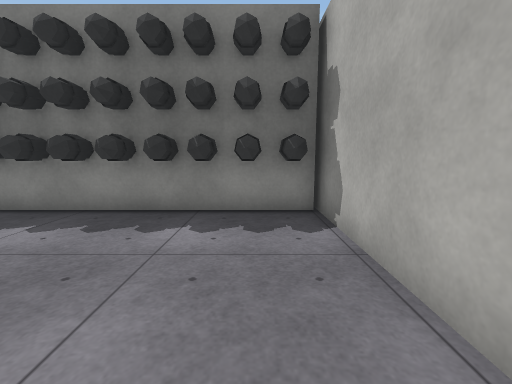
View 1 (above)

13 first-person views from a walk through a 3-D level made in the Unity game engine. The camera is 1.2 m above the floor, tilts 8° down and sees 90° across. The floor is counted in squares, 1 m on a side. Each view is taken from the middle of a square. On the plan, view 1 faces up. The plan holds only what a view shows up to about 12 squares ahead; the rest is blank. The player character is not drawn. Some animated figures are not drawn. Door leaves are left out, so doorways stand open. Surface patterns are stand-ins for the level's own textures.

View 2
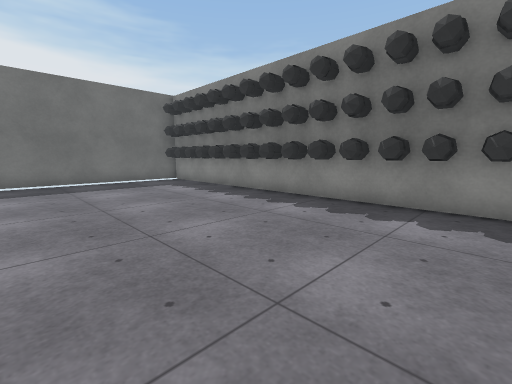

View 3
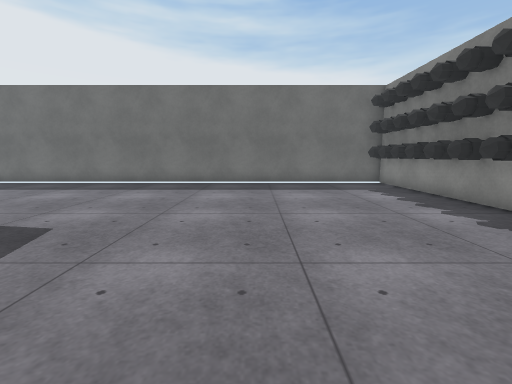

View 4
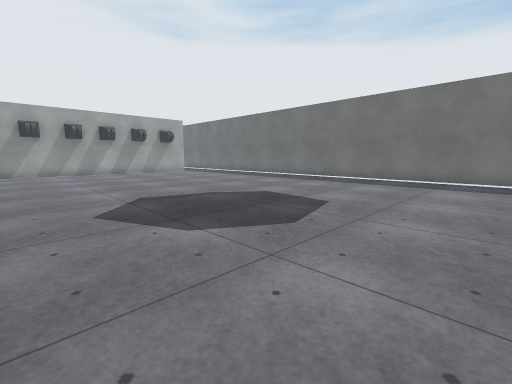

View 5
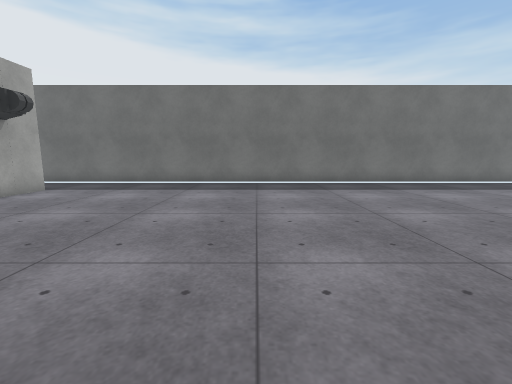

View 6
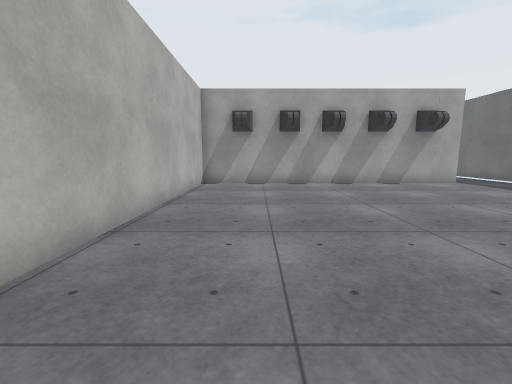

View 7
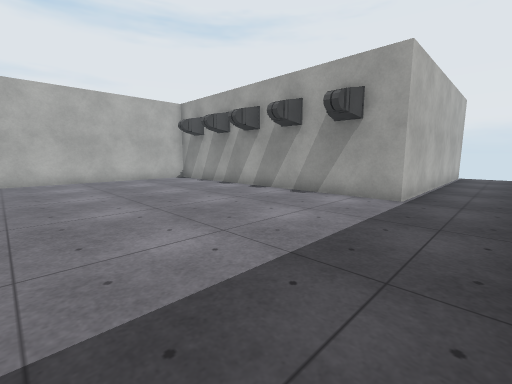

View 8
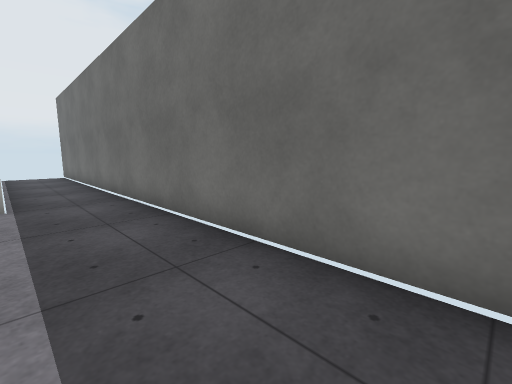

View 9
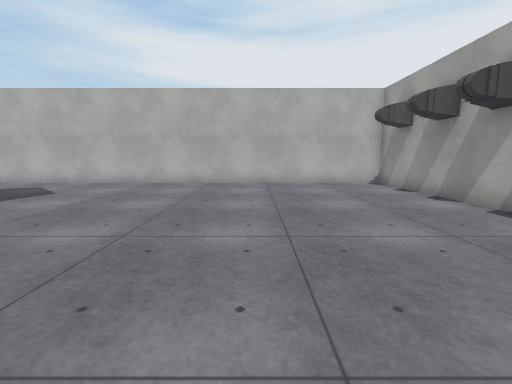

View 10
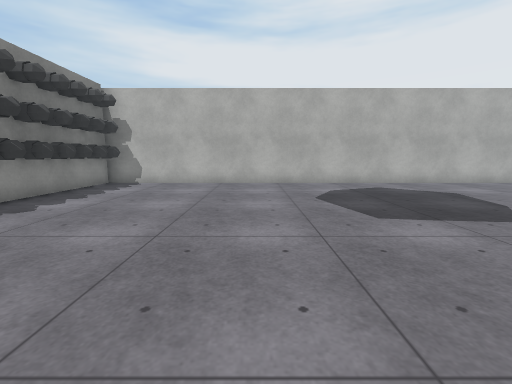

View 11
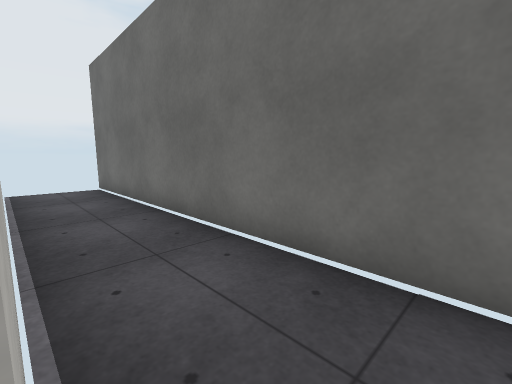

View 12
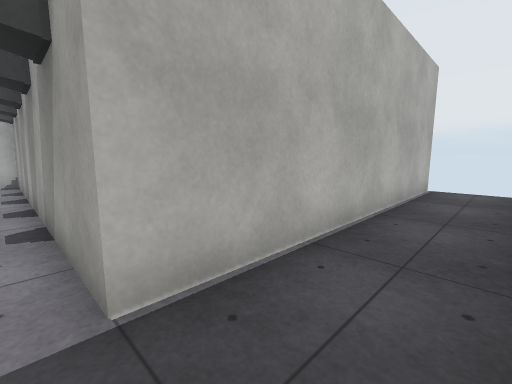

View 13
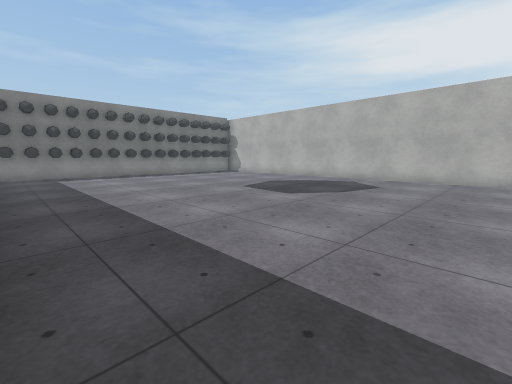

### Floor plan
Ten units are one square. View 1 is at (0, 0); x grows to the right and y downward. Boxes are objects, and circles mark ways between rooms. Rooms are numbered by the first view taken in them; rooms with no view inside come last. Other rooms are left out.
<svg viewBox="-130 -70 150 355">
<path fill="none" stroke="#000" d="M-64 -55 -95 -55M-34 -55 -45 -55M-100 195 14 195 14 -61M-114 -55 -125 -55 -125 200M14 -55 -16 -55M-125 260 -125 280M-100 280 -100 260M-125 240 -125 260M-100 260 -100 240M-125 220 -125 240M-100 240 -100 220M-125 200 -125 220M-100 220 -100 195"/>
<rect x="-125" y="-65" width="30" height="20" fill="#bbb"><title>spikes</title></rect>
<rect x="-95" y="-65" width="30" height="20" fill="#bbb"><title>spikes</title></rect>
<rect x="-65" y="-65" width="20" height="20" fill="#bbb"><title>spikes</title></rect>
<rect x="-45" y="-65" width="30" height="20" fill="#bbb"><title>spikes</title></rect>
<rect x="-15" y="-65" width="30" height="20" fill="#bbb"><title>spikes</title></rect>
<circle cx="-110" cy="200" r="3" fill="#2a7"/>
<circle cx="-110" cy="260" r="3" fill="#2a7"/>
<circle cx="-110" cy="240" r="3" fill="#2a7"/>
<circle cx="-110" cy="220" r="3" fill="#2a7"/>
<text x="-60" y="70">1</text>
<text x="-120" y="270">2</text>
<text x="-120" y="250">3</text>
<text x="-120" y="230">4</text>
<text x="-120" y="210">5</text>
</svg>
Room 1 opens to room 5. Room 2 opens to room 3. Room 3 opens to room 4. Room 4 opens to room 5.

Where each view was taken, in squares from view 1:
view 1: 0 up, 0 right, facing up
view 2: 1 down, 0 right, facing up-left
view 3: 0 up, 1 left, facing left
view 4: 0 up, 1 right, facing down-left
view 5: 12 down, 1 left, facing left
view 6: 8 down, 1 left, facing down
view 7: 12 down, 12 left, facing down-right
view 8: 12 down, 10 left, facing down-left
view 9: 14 down, 10 left, facing right
view 10: 1 down, 10 left, facing right
view 11: 19 down, 10 left, facing down-left
view 12: 19 down, 12 left, facing down-right
view 13: 11 down, 12 left, facing up-right
